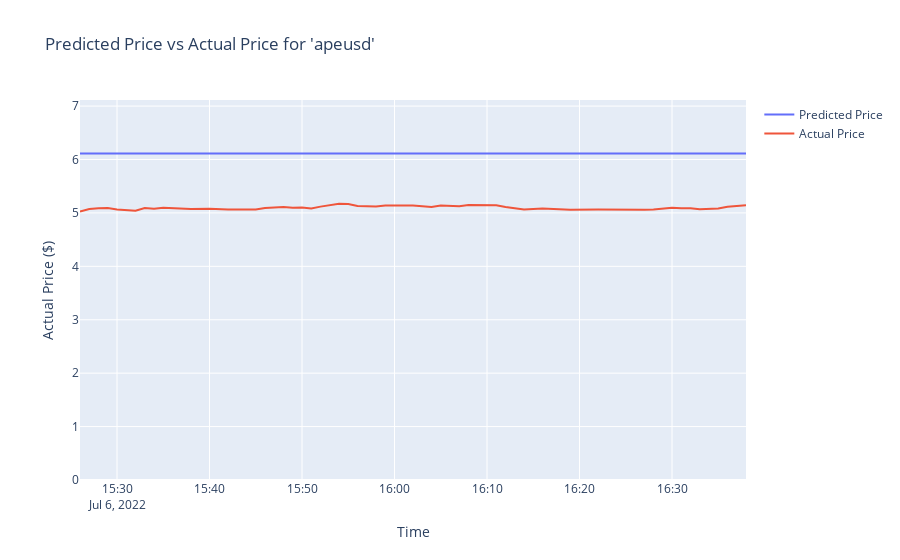

The cell this chart's notebook holds for it:
### Code cell
print(len(test_predictions[0]))
print()
def ave_percentage_error(y_true, y_pred):
    return np.mean(np.abs((y_true - y_pred) / y_true)) * 100
#print(ave_percentage_error(price_test_y, forecast_price))

fig = go.Figure(layout_yaxis_range=[0,max(forecast_price+1) ])
pred_line = go.Scatter(x=time_test_y[:len(forecast_price)], y=forecast_price, mode = 'lines', name = 'Predicted Price')
fig.add_trace(pred_line)

fig.add_trace(go.Scatter(x=time_test_y[:len(forecast_price)], y=price_test_x[:len(forecast_price)], mode = 'lines', name = 'Actual Price'))

fig.update_layout(xaxis_title="Time", yaxis_title="Actual Price ($)", title=f"Predicted Price vs Actual Price for '{crypto_name}'")

#fig.write_json('LSTM_figures/'+f"{fig_name}_{crypto_name}_predicted_price_test.json")
fig.show()
